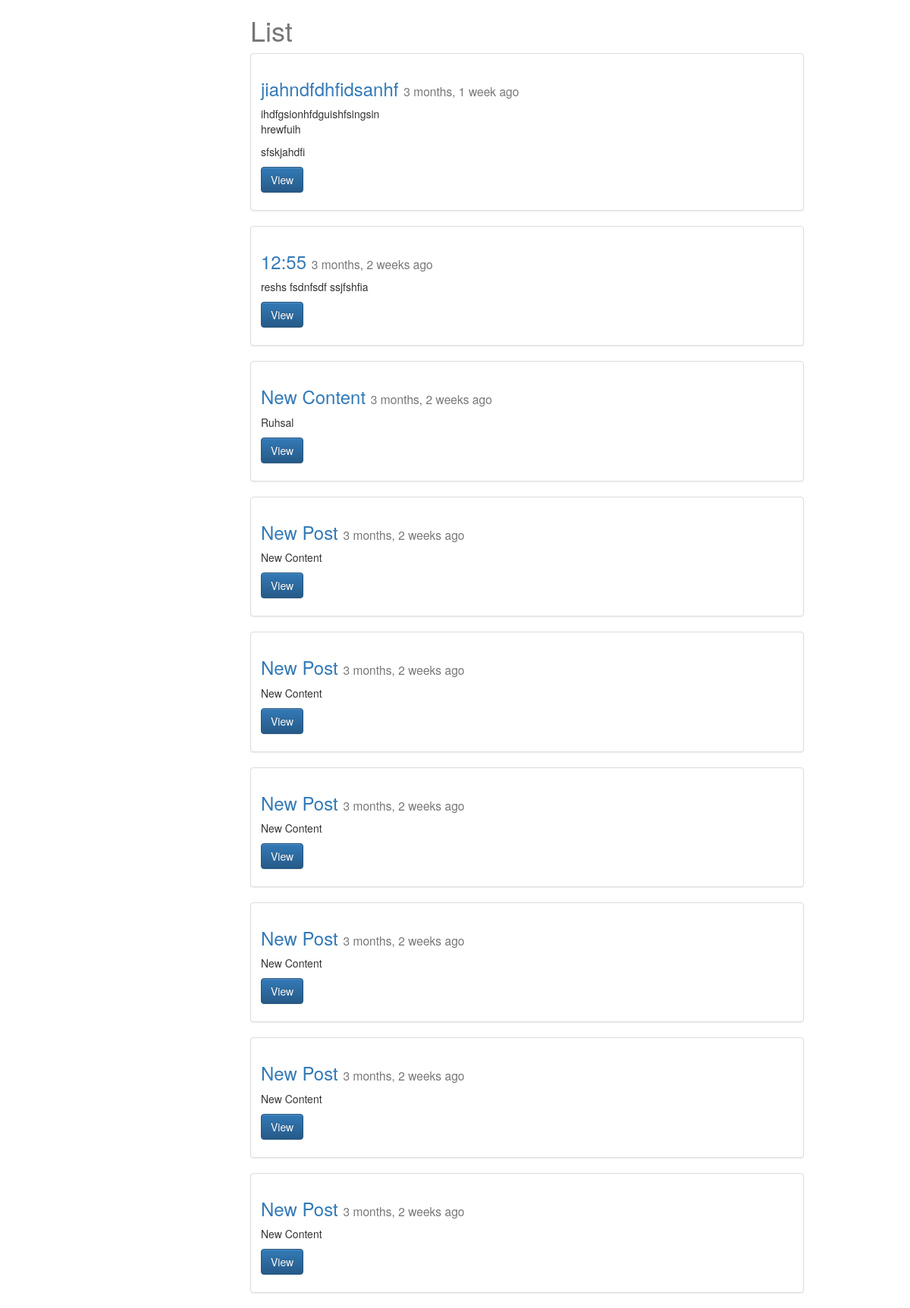
/posts/, run on the app's committed database.
### posts/models.py (models this page shows, shortened)
class Post(models.Model):
	title =models.CharField(max_length=120)
	content =models.TextField()
	updated =models.DateTimeField(auto_now =True, auto_now_add =False)
	timestamp =models.DateTimeField(auto_now =False, auto_now_add =True)
	def get_absolute_url(self):
		return reverse("posts:detail", kwargs={"id": self.id})
	class Meta:
		ordering =["-timestamp", "-updated"]

### posts/views.py (the view)
def post_list(request):
	queryset =Post.objects.all()
	context ={
		"object_list": queryset,
		"title": "List"
	}
	return render(request, "post_list.html", context)

### templates/post_list.html (shortened to what this page needs)
{% extends "Base.html" %}
{% block content %}
<div class='col-sm-8 col-sm-offset-3'>
<h1>{{ title }}</h1>
{% for obj in object_list %}
<div class="row">
  <div class="col-sm-12">
    <div class="thumbnail">
      <div class="caption">
        <h3><a href='{{ obj.get_absolute_url }}'>{{ obj.title }}</a> <small>{{ obj.timestamp|timesince }} ago</small></h3>
        <p>{{ obj.content|linebreaks|truncatechars:120 }}</p>
        <p><a href="{{ obj.get_absolute_url }}" class="btn btn-primary" role="button">View</a>
      </div>
    </div>
  </div>
</div>
{% endfor %}
</div>
{% endblock content %}

### templates/Base.html (shortened to what this page needs)
{% load staticfiles %}
<html>
<head>
<link rel="stylesheet" href="https://maxcdn.bootstrapcdn.com/bootstrap/3.3.6/css/bootstrap.min.css">
<link rel="stylesheet" href="https://maxcdn.bootstrapcdn.com/bootstrap/3.3.6/css/bootstrap-theme.min.css">
<link rel='stylesheet' href='{% static "css/base.css" %}' />
</head>
<body>
<div class='container'>
{% block content %}{% endblock content %}
</div>
</body>
</html>

### static/css/base.css (style rules this page uses)
h1 { color: #777777; }

### data on the page
Post: title "jiahndfdhfidsanhf", timestamp "3 months, 1 week", content "ihdfgsionhfdguishfsingsin hrewfuih sfskjahdfi"
Post: title "12:55", timestamp "3 months, 2 weeks", content "reshs fsdnfsdf ssjfshfia"
Post: title "New Content", timestamp "3 months, 2 weeks", content "Ruhsal"
Post: title "New Post", timestamp "3 months, 2 weeks", content "New Content"
Post: title "New Post", timestamp "3 months, 2 weeks", content "New Content"
Post: title "New Post", timestamp "3 months, 2 weeks", content "New Content"
Post: title "New Post", timestamp "3 months, 2 weeks", content "New Content"
Post: title "New Post", timestamp "3 months, 2 weeks", content "New Content"
Post: title "New Post", timestamp "3 months, 2 weeks", content "New Content"

### other printed values
{{ title }} "List"
